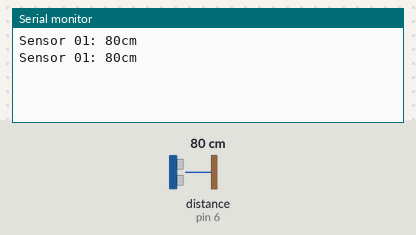
A program run on a simulated Arduino Uno, built with avr-gcc and run on an emulated ATmega328P. On the bench: the last lines printed to the serial monitor. The inputs (shaded band) are chosen by the test bench; at power-on: distance to the obstacle (sensor on pin 6) 80 cm. The echo pulse lasts 58.3 µs per cm.

Above: at 1.8 s.
1.9 s: distance to the obstacle (sensor on pin 6) set to 2 cm
At 2.8 s:
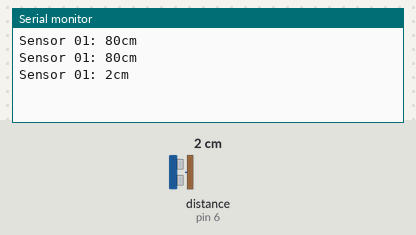
3.4 s: distance to the obstacle (sensor on pin 6) set to 4 cm
At 4.8 s:
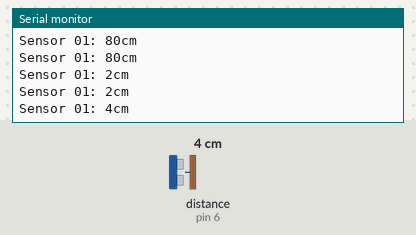
Timing chart, 0 to 6.4 s (numbered marks = the images above; inputs shaded):
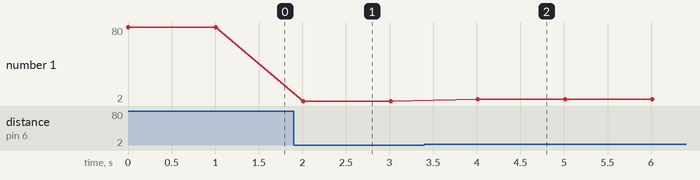

Measured:
- after the input at 1.9 s, the serial monitor: prints a new line after 0.11 s (image 1)
- after the input at 3.4 s, the serial monitor: prints a new line after 0.61 s (image 2)
- plotted number 1: 80 → 2 after the input at 1.9 s, 2 → 4 after the input at 3.4 s

The program:

main.cpp
```cpp
/*=============================================================================

Autor:        Johnny Meneses [bilbo_vader@outlook.com]
Descrição:    Sensor Ultrasônico
              O funcionamento do HC-SR04 se baseia no envio de sinais ultrassônicos pelo sensor,
              que aguarda o retorno (echo) do sinal, e com base no tempo entre envio e retorno,
              calcula a distância entre o sensor e o objeto detectado.

              Primeiramente é enviado um pulso de 10µs, indicando o início da transmissão de dados. Depois disso,
              são enviado 8 pulsos de 40 KHz e o sensor então aguarda o retorno (em nível alto/high), para determinar a
              distância entre o sensor e o objeto, utilizando a equação Distância = (Tempo echo em nível alto * velocidade do som) /2

Lista de Componentes
[1] Arduino Uno R3
[1] Ultrasonic Distance Sensor

 *===========================================================================*/

#include <Arduino.h>
#include "Ultrasonic.h" //Inclusão da Biblioteca - Sensor Ultrasônico

  const int echoPin = 6; //PINO DIGITAL UTILIZADO PELO HC-SR04 ECHO(RECEBE)
  const int trigPin = 7; //PINO DIGITAL UTILIZADO PELO HC-SR04 TRIG(ENVIA)

  Ultrasonic ultrasonic(trigPin,echoPin); //INICIALIZANDO OS PINOS DO ARDUINO


void setupSensor()
{
  pinMode(echoPin, INPUT); //Pino de Entrada (Recebe)
  pinMode(trigPin, OUTPUT); //Pino de Saída (Envia)

}

void setup()
{
  Serial.begin(9600);
  setupSensor();
}


void acionaSensor()
{
  Serial.print("Sensor 01: ");
  Serial.print(ultrasonic.read()); // Prints the distance on the default unit (centimeters)
  Serial.println("cm");
  delay(1000);

}

void loop()
{
  acionaSensor();
}
```
